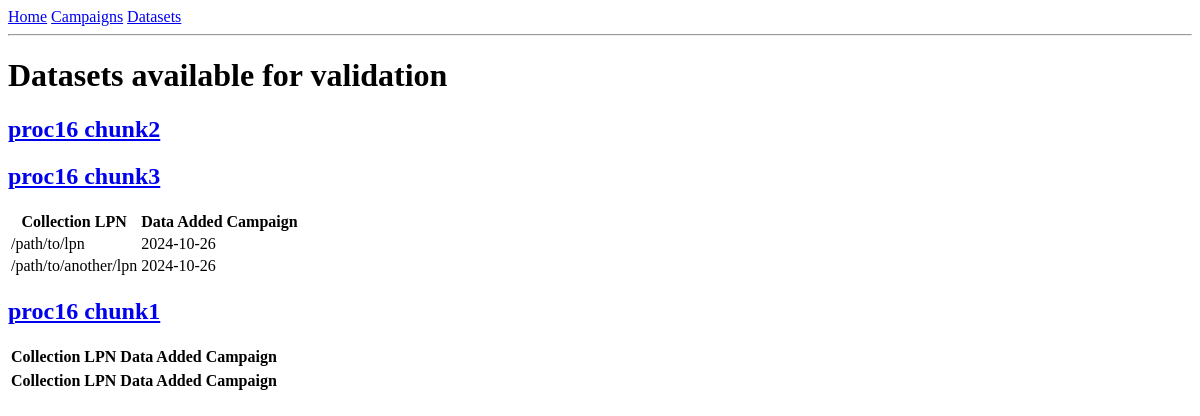
Before: /datasets with the older database file.
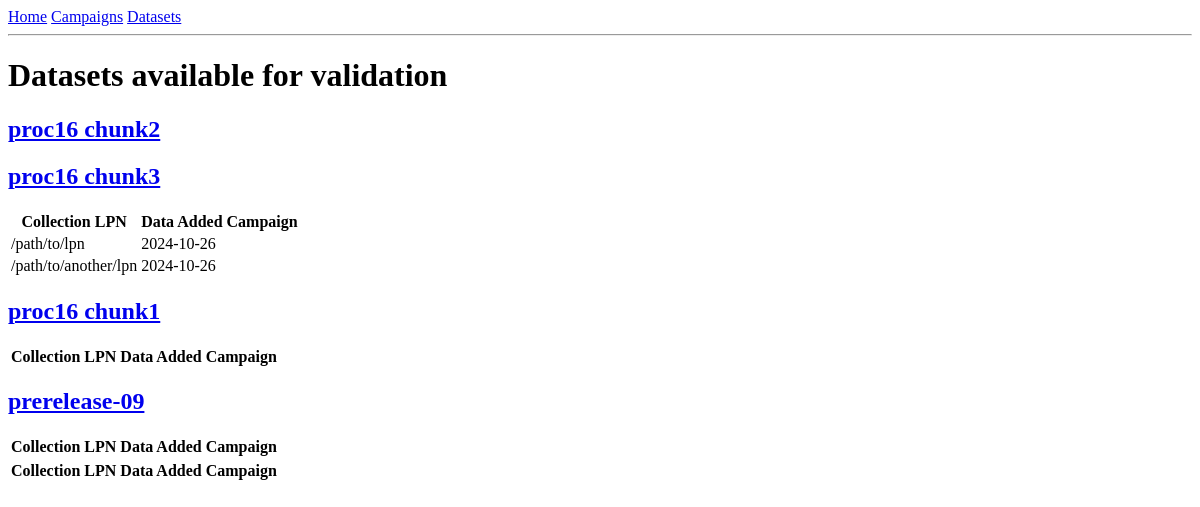
After: the same page with the newer database file.
### app/models.py (models this page shows, shortened)
class Campaign(db.Model):
    __tablename__ = "Campaign"
    id = db.Column(db.Integer, primary_key=True)
    name = db.Column(db.String(20), unique = True)
    exp_range = db.Column(db.String(20))
    start_date = db.Column(db.Date, default=datetime.utcnow)
    datasets = db.relationship("Dataset", back_populates="campaign")

class Dataset(db.Model):
    __tablename__ = "Dataset"
    id = db.Column(db.Integer, primary_key = True)
    collection_lpn = db.Column(db.String(50), unique=True)
    date_added = db.Column(db.Date, default=datetime.utcnow)
    campaign_id = db.Column(db.Integer, db.ForeignKey("Campaign.id"))
    campaign = db.relationship("Campaign", back_populates='datasets')

### app/routes.py (the view)
@app.route("/datasets/<id>")
@app.route("/datasets")
def datasets(id=None):
    campaigns = models.Campaign.query.all()
    if id:
        datasets = models.Dataset.query.filter_by(id=id).all()
        return render_template("datasets.html", datasets=datasets, campaigns = campaigns)
    datasets = models.Dataset.query.all()
    return render_template("datasets.html", datasets=datasets, campaigns=campaigns)

### app/templates/datasets.html
{% extends "base.html" %}
{% block content %}
    <h1>Datasets available for validation</h1>
   {% include "tables/datasets_table.html" %}
{% endblock %}

### app/templates/tables/datasets_table.html
{% for campaign in campaigns %}
    <h2><a href={{ url_for("campaigns", id=campaign.id)}}> {{campaign.name}}</a> </h2>
    <table>
        <tr>
            <th>Collection LPN</th>
            <th>Data Added</th>
            <th>Campaign</th>
        </tr>
        {% for dataset in datasets %}
            {% if dataset.campaign.id == campaign.id %}
            <tr>
                <td>{{ dataset.collection_lpn }}</td>
                <td>{{ dataset.date_added }}</td>
            </tr>
            {% endif %}
        {%  endfor %}
{% endfor %}
</table>

Changed rows visible on the page:
added Campaign: name "prerelease-09"
